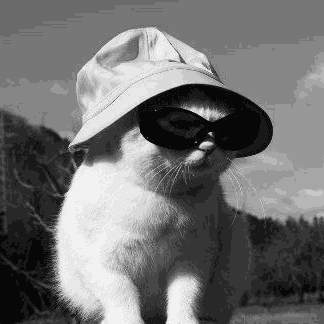
#> input picture cat.png, 324 x 324 px
$ jupyter execute --allow-errors Assignment_2_Ada_+_Miguel.ipynb
#> lines starting #> are read from the running program, lines starting #| are printed output that depends on the picture
#SME0104 - Trabalho 2

## Dupla:
Miguel Prates Ferreira de Lima Cantanhede
Ada Maris Pereira Mário

##Bibliotecas

[cell 1]
import math
import numpy as np
import time
import matplotlib.pyplot as plt
import cv2

## Questão 1

A decomposição SVD de uma matriz $A_{m×n}$ tem a forma

\begin{equation}
A = U ΣV T
\end{equation}

em que $U$ é uma matriz $m × n$ ortogonal, $V$ uma matriz também ortogonal com dimensão $n × n$ e $Σ$ uma matriz diagonal $m × n$ com entradas

\begin{equation}
\sigma_{ij} =
  \begin{cases}
    0, & \text{para}\ i \neq j \\
    \sigma_i \geq 0 & \text{para}\ i = j
  \end{cases}
\end{equation}

Esses valores $\sigma_i$ são chamados de valores singulares de $A$ e geralmente são ordenados tais que $\sigma_{i-1} \geq \sigma_i, i = 2, \ldots, min\{m, n\}$. Já as colunas de $U$ e $V$ são os vetores singulares à esquerda e à direita, respectivamente. Esta decomposição está diretamente ligada a algoritmos para calcular autovalores e autovetores de matrizes. Os valores singulares de $A$ são as raı́zes quadradas dos autovalores de $A^TA$ e as colunas $U$ e $V$ são os autovetores ortonormais de $AA^T$ e $A^TA$ respectivamente.

Ainda, para uma matriz simétrica $B_{n×n}$, a decomposição QR pode ser usada para calcular todos os seus autovalores e autovetores usado sucessivas decomposições até que se obtenha uma matriz diagonal (ou muito próxima de uma diagonal). O processo envolvido é

1. $B_1 = B$ decompõe-se a matriz $B_1 = Q_1 R_1$
2. $B_2 = R_1 Q_1$ decompõe-se a matriz $B_2 = Q_2 R_2$
3. $B_3 = R_2 Q_2$ e então $B_3 = Q_3 R_3$
4. Repete-se essas iterações até $B_k = R_{k−1} Q_{k−1}$

como trata-se de um processo iterativo, é importante escolher um bom critério de parada. Dentre os critérios mais usados, pode-se limitar o número de iterações $k$ por um máximo de iterações $k_max$, verificar se os elementos da matriz fora da diagonal estão tão próximos de zero quanto se queira usando uma tolerância

\begin{equation}
max_{i<j} \{|b_{ij}|\} < \epsilon
\end{equation}

ou verificar se $off(B) < \epsilon$ em que

\begin{equation}
off(B) = \sqrt{\left\| B \right\|_F^2 - \sum_{i=1}^{n} b_{ii}^2}
\end{equation}

Este método é conhecido como método de Francis, ao final do processo iterativo, tem-se

\begin{equation}
B_k = V^TBV
\end{equation}

em que $V = Q_1 Q_2 \ldots Q_{k−1}$, ou seja, $B$ e $B_k$ são matrizes semelhantes e possuem os mesmos autovalores. Além disso, $B_k$, como dito anteriormente, converge para uma matriz diagonal, ou seja, os elementos da diagonal de $B_k$ fornecem uma aproximação para os autovalores de $B$ e as colunas das matriz $V = Q_1 Q_2 \ldots Q_{k−1}$ são aproximações dos respectivos autovetores. O método de Francis pode ser usado para obter a decomposição SVD de uma matriz qualquer $A_{m×n}$ ao ser aplicado nas matrizes simétricas $AA^T$ e $A^TA$, uma vez que

• $AA^T = (U ΣV^T )(U ΣV^T )^T = U Σ(V^T V )ΣU^T = U Σ^2 U^T$ e

• $A^TA = (U ΣV^T )^T (U ΣV^T ) = V Σ(U^T U )ΣV^T = V Σ^2 V^T$.

###a) Escreva um código implementando o método de Francis usando a função *numpy.linalg.qr* para obter as decomposições QR necessárias.

[cell 2]
def off(A):
  frobenius_norm = np.linalg.norm(A, 'fro') ** 2
  diag_sum = np.sum(np.diag(A) ** 2)
  return np.sqrt(frobenius_norm - diag_sum)
def metodo_de_francis(A,tol=1e-5,kmax=10000):
#> called with A = array of shape (3, 3), tol = 1e-06, kmax = 10000
  if kmax is None:
    kmax=10000
  n = A.shape[0]
  V = np.eye(n)
  erro = math.inf
  k=0
  while erro > tol and k<kmax:
    Q,R = np.linalg.qr(A)
    A = R @ Q
    V = V @ Q
    erro = off(A)
    k+=1
  D = np.diag(A)
  return V,D

A = np.array([[4, 1, 2], [1, 3, 1], [2, 1, 3]], dtype=float)
print(f"Matriz:\n {A}")
tol = 1e-6
V, D = metodo_de_francis(A, tol)
print("Autovalores (diagonal de D):", D)
print("Autovetores (colunas de V):\n", V)

print("----------\nProva real: ")
A_reconstruida = V @ np.diag(D) @ np.linalg.inv(V)
print(f"Matriz obtida por VDV-1: \n{A_reconstruida}")

###b) Usando a rotina implementada para o método de Francis, escreva um código que retorne a decomposição SVD de uma matriz qualquer $A_{m×n}$. *Dica: use o método de Francis apenas uma vez em $AA^T$ ou em $A^TA$ e obtenha a matriz faltante a partir da expressão da decomposição SVD de $A$.*

[cell 3]
def SVD_francis(A,tol=1e-5,max_iters=None):
  m,n = A.shape
  k = min(m,n)
  S = np.zeros((m,n))
  U, D = metodo_de_francis(A @ A.T,kmax=max_iters)
  D = np.abs(D)
  S_k = np.diag(np.sqrt(D[:k]))
  V = (A.T @ U[:, :k]) @ np.linalg.inv(S_k) ## V = (A.t @ U) @ (S-1)
  return U,S_k,V
def SVD_cut(U,S,V,k=None,p=None):
  if k is None and p is None:
    k = len(S)
  if k is None and p is not None:
    k = int(len(S) * p/100)
  return U[:,:k] @ S[:k,:k] @ V[:,:k].T

A = np.random.randint(0,10,size=(5,5))
print(f"Matriz:\n {A}\n")
tol = 1e-6


original_options = np.get_printoptions()
np.set_printoptions(precision=2, suppress=True)

U,S,V = SVD_francis(A,tol=tol)
print(f"U:\n{U}")
print(f"S:\n{S}")
print(f"V:\n{V}")
print("\n---- Prova real: \n")
A_refeita = U @ S @ V.T
print(f"refeito por SVD (total): \n{A_refeita}")

for k in [1,2,3]:
  Ak = SVD_cut(U,S,V,k)
  print(f"refeito por SVD (k={k}): \n{Ak}\n")

np.set_printoptions(**original_options)

###c) Podemos armazenar uma imagem em uma matriz $A_{m×n}$. Toda imagem consiste em um conjunto de pixels que são os blocos de construção dessa imagem. Cada pixel representa a cor ou a intensidade da luz em um local especı́fico na imagem. Em uma imagem em escala de cinza em formato PNG, cada pixel tem um valor entre $0$ e $1$, em que $0$ corresponde ao preto e $1$ corresponde ao branco. Assim, uma imagem em escala de cinza com $m × n$ pixels pode ser armazenada em uma matriz $m × n$ com valores entre $0$ e $1$. Use a função *imread()* da biblioteca Matplotlib do Python para carregar a imagem *cat.png* em escala de cinza. Depois, use as decomposições SVD *numpy.linalg.svd* e a implementada no ı́tem 2) para comprimir a imagem, representando-a por $k$ $(k < min\{m, n\})$ valores singulares, isto é, troque a matriz $A$ por $A_k = U [:, : k] ∗ Σ[: k, : k] ∗ V^T [: k, :]$. Plote a imagem original e a imagem $50%$ e $70%$ comprimida e compare os resultados. Para tal, use a função *imshow()*, também da biblioteca Matplotlib.

[cell 4]
tol = 1e-6
img = np.array(cv2.imread('cat.png',cv2.IMREAD_GRAYSCALE))
#> img is the input picture: shape (324, 324); min 7, max 242, mean 113.6
U,S,V = SVD_francis(img,tol=tol,max_iters=min(img.shape))
#> call 2 of SVD_francis, with tol = 1e-06, max_iters = 324
#> call 3 of metodo_de_francis, with tol = 1e-05, kmax = 324
#> the loop in metodo_de_francis (call 3), `while erro > tol and k<kmax:` made 324 passes
#> (diag_sum in off, erro) on passes 1 to 3: (956820642.8, 36314.4), (1.71e+09, 23759.8), (1.72e+09, 23616.5)
#> pass 1, in metodo_de_francis (call 3), `Q,R = np.linalg.qr(A)`:
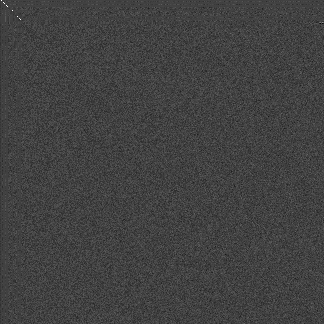
#> Q: shape (324, 324) float64; min -0.346, max 0.992, mean -0.000192; drawn with min black and max white
#> pass 1, in metodo_de_francis (call 3), `Q,R = np.linalg.qr(A)`:
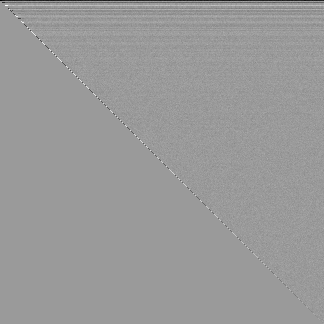
#> R: shape (324, 324) float64; min -2511.6, max 1635.1, mean -7.9; drawn with min black and max white
#> after the loop in metodo_de_francis (call 3), `while erro > tol and k<kmax:`:
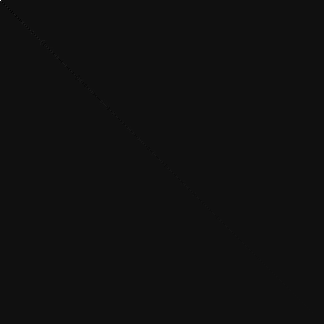
#> A: shape (324, 324) float64; min -2941.9, max 41322.2, mean 0.2; drawn with min black and max white
#> after the loop in metodo_de_francis (call 3), `while erro > tol and k<kmax:`:
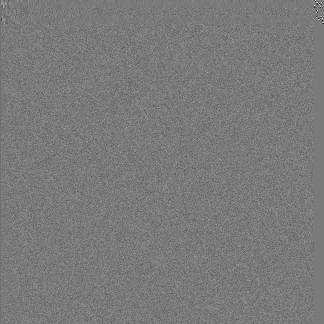
#> V: shape (324, 324) float64; min -0.679, max 0.738, mean -0.00017; drawn with min black and max white
#> after the loop in metodo_de_francis (call 3), `while erro > tol and k<kmax:`: k = 324
#> in metodo_de_francis (call 3), `D = np.diag(A)`: D = 324 values, max 41322.2 at index 0, min -2941.9 at index 2, mean 120.4
#> in SVD_francis (call 2), `D = np.abs(D)`: D = 324 values, max 41322.2 at index 0, min 9.49e-15 at index 323, mean 935
#> in SVD_francis (call 2), `V = (A.T @ U[:, :k]) @ np.linalg.inv(S_k)`:
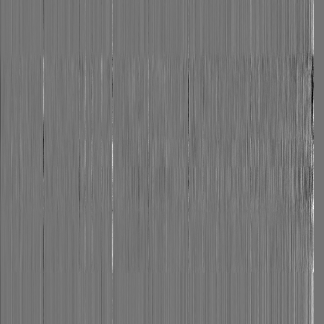
#> V: shape (324, 324) float64; min -58.41, max 68.53, mean 0.1; drawn with min black and max white

[cell 5]
import matplotlib.pyplot as plt

print(img.shape)
#| (324, 324)
porcentagens = np.arange(0,101,10)
fig,axs = plt.subplots(1,len(porcentagens),figsize=(3*len(porcentagens),3))
for ax,porcentagem in list(zip(axs,porcentagens)):
  ax.set_title(f'{porcentagem}%')

  svd_img = SVD_cut(U,S,V,p=porcentagem)
  ax.imshow(svd_img,cmap='gray',vmin=0,vmax=255)
#> this loop made 11 passes
#> k in SVD_cut on passes 1 to 11: 0, 32, 64, 97, 129, 162, 194, 226, 259, 291, 324
#> pass 2, `svd_img = SVD_cut(U,S,V,p=porcentagem)`:
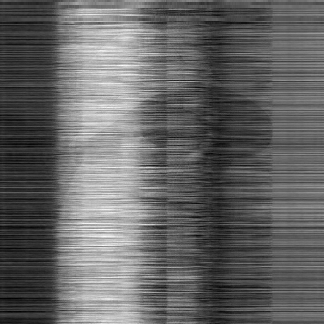
#> svd_img: shape (324, 324) float64; min 18.06, max 259.3, mean 113.6; drawn with min black and max white
#> pass 3, `svd_img = SVD_cut(U,S,V,p=porcentagem)`:
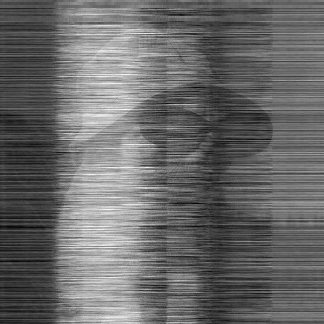
#> svd_img: shape (324, 324) float64; min -4.72, max 281.1, mean 113.6; drawn with min black and max white
plt.show()
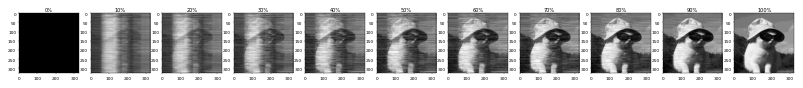
#> figure drawn by matplotlib, 11 panels

## Questão 2

Para a função

\begin{equation}
f (t) = \frac{1}{1 + 25t^2}
\end{equation}

no intervalo $[−1, 1]$ faça:

## Resumo teórico: Interpolação

A interpolação polinomial é uma técnica usada para encontrar um polinômio que passa exatamente por um conjunto de pontos dados. Dois métodos comuns de interpolação polinomial são a forma de Lagrange e a forma de Newton.

Dado um conjunto de pontos $(x_i, y_i)$, onde $i = 0, 1, \ldots, n$, queremos encontrar um polinômio $P(x)$ de grau $n$ tal que:
\begin{equation}
P(x_i) = y_i \quad \text{para } i = 0, 1, \ldots, n
\end{equation}

**Forma de Lagrange**

O polinômio interpolador na forma de Lagrange é dado por:
\begin{equation}
P(x) = \sum_{i=0}^{n} y_i L_i(x)
\end{equation}
em que $L_i(x)$ são os polinômios de base de Lagrange definidos por:
\begin{equation}
L_i(x) = \prod_{\substack{0 \leq j \leq n \\ j \neq i}} \frac{x - x_j}{x_i - x_j}
\end{equation}

**Forma de Newton**

O polinômio interpolador na forma de Newton usa uma representação incremental baseada em diferenças divididas. Ele é dado por:
\begin{equation}
P(x) = a_0 + a_1(x - x_0) + a_2(x - x_0)(x - x_1) + \cdots + a_n(x - x_0)(x - x_1) \cdots (x - x_{n-1})
\end{equation}
onde os coeficientes $a_i$ são determinados pelas diferenças divididas:
\begin{equation}
a_0 = y_0
\end{equation}
\begin{equation}
a_1 = \frac{y_1 - y_0}{x_1 - x_0}
\end{equation}
\begin{equation}
a_2 = \frac{\frac{y_2 - y_1}{x_2 - x_1} - \frac{y_1 - y_0}{x_1 - x_0}}{x_2 - x_0}
\end{equation}
\begin{equation}
a_i = \frac{f[x_i, x_{i-1}, \ldots, x_0] - f[x_{i-1}, x_{i-2}, \ldots, x_0]}{x_i - x_0}
\end{equation}
com $f[x_i, x_{i-1}, \ldots, x_0]$ representando a diferença dividida de ordem $i$.

A interpolação polinomial fornece uma maneira de estimar valores intermediários entre pontos de dados conhecidos. Os métodos de Lagrange e de Newton são duas abordagens diferentes para encontrar o polinômio interpolador. Enquanto a forma de Lagrange usa polinômios de base, a forma de Newton utiliza uma representação incremental baseada em diferenças divididas, oferecendo vantagens em termos de computação incremental e estabilidade numérica.

###a) Implemente as interpolações de Lagrange e de Newton.

[cell 6]
def lagrange_interp(xi,yi,x):
  n = np.size(xi)
  m = np.size(x)
  L = np.ones((n,m))
  for i in np.arange(n):
    for j in np.arange(n):
      if i!=j:
        L[i,:] = (L[i,:]*(x-xi[j])) / (xi[i]-xi[j])
  y = yi.dot(L)
  return y

[cell 7]
def newton_interp(xi,yi,x):
  n = np.size(xi);ni = np.size(x); N=np.ones((n,ni))
  D = np.zeros((n,n)); D[:,0] = yi;
  for j in np.arange(n-1):
    for i in np.arange(n-j-1):
      D[i,j+1] = (D[i+1,j] - D[i,j]) / (xi[i+j+1] - xi[i])
  for i in np.arange(1,n):
    N[i,:] = N[i-1,:] * (x-xi[i-1])
  y = D[0,:].dot(N)
  return y

[cell 8]
# Exemplo de uso
xi = np.array([0, 1, 2, 3])
yi = np.array([1, 2, 0, 4])
x = np.linspace(0, 3, 100)  # Avaliar nos pontos entre 0 e 3

y = lagrange_interp(xi, yi, x)

plt.plot(xi, yi, 'o', label='Pontos Dados')
plt.plot(x, y, '-', label='Polinômio de Lagrange')
plt.legend()
plt.xlabel('x')
plt.ylabel('y')
plt.title('Interpolação de Lagrange')
plt.show()
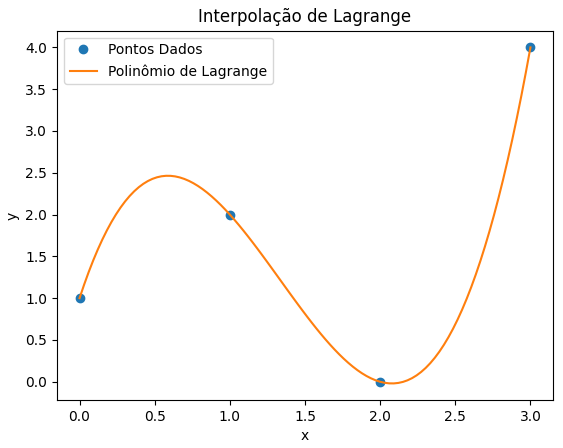
#> figure drawn by matplotlib, 1 panel; curve peaks at x = 3, y = 4

###b) Usando 11 pontos igualmente espaçados dentro do intervalo dado, calcule as interpolações de Lagrange e Newton com o código implementado no item anterior. Mostre os resultados em dois gráficos separados. Que resultado teórico justifica o fato das duas soluções serem iguais?

[cell 9]
f = lambda t: 1/(1+25*t**2)
intervalo = [-1,1]
n_pontos = 11

pontos_x = np.linspace(intervalo[0],intervalo[1],n_pontos)
pontos_y = np.array([f(x) for x in pontos_x])

xs = np.linspace(intervalo[0],intervalo[1],100)

y_lagrange = lagrange_interp(pontos_x, pontos_y, xs)
y_newton = newton_interp(pontos_x, pontos_y, xs)
y_real = [f(x) for x in xs]

fig,axs = plt.subplots(1,2,figsize=(6*2,4))

ax = axs[0]
ax.plot(pontos_x, pontos_y, 'o', label='Pontos Dados')
ax.plot(xs, y_lagrange, '-', label='Lagrange')
ax.plot(xs,y_real,'-', label='Real')
ax.set_title("Lagrange")
ax.set_xlabel('x')
ax.set_ylabel('y')
ax.legend()

ax = axs[1]
ax.plot(pontos_x, pontos_y, 'o', label='Pontos Dados')
ax.plot(xs, y_newton, '-', label='Newton')
ax.plot(xs,y_real,'-', label='Real')
ax.set_title("Newton")
ax.set_xlabel('x')
ax.set_ylabel('y')
ax.legend()

# plt.title(f'interpolações com {n_pontos}')
plt.show()
#> figure, not shown here; panel 1: curve peaks at x = 0, y = 1; panel 1: curve peaks at x = -0.939, y = 1.96; panel 1: curve peaks at x = -0.0101, y = 0.997; panel 2: curve peaks at x = 0, y = 1

[cell 10]
# Bom, o resumo teórico se encontra acima e, o embasamento é que os dois métodos no fim chegam
# literalmente no mesmo polinômio, embora o método pra se chegar neles seja diferente

###c) Repita o processo com 21 pontos. O que acontece? Exiba o gráfico das soluções comparando com a exata.

[cell 11]
f = lambda t: 1/(1+25*t**2)
intervalo = [-1,1]
n_pontos = 21

pontos_x = np.linspace(intervalo[0],intervalo[1],n_pontos)
pontos_y = np.array([f(x) for x in pontos_x])

xs = np.linspace(intervalo[0],intervalo[1],100)

y_lagrange = lagrange_interp(pontos_x, pontos_y, xs)
y_newton = newton_interp(pontos_x, pontos_y, xs)
y_real = [f(x) for x in xs]


fig,axs = plt.subplots(1,2,figsize=(6*2,4))

ax = axs[0]
ax.plot(pontos_x, pontos_y, 'o', label='Pontos Dados')
ax.plot(xs, y_lagrange, '-', label='Lagrange')
ax.plot(xs,y_real,'-', label='Real')
ax.legend()
ax.set_title("Lagrange")
ax.set_xlabel('x')
ax.set_ylabel('y')

ax = axs[1]
ax.plot(pontos_x, pontos_y, 'o', label='Pontos Dados')
ax.plot(xs, y_newton, '-', label='Newton')
ax.plot(xs,y_real,'-', label='Real')
ax.legend()
ax.set_title("Newton")
ax.set_xlabel('x')
ax.set_ylabel('y')


# plt.title(f'interpolações com {n_pontos}')
plt.show()
#> figure, not shown here; panel 1: curve peaks at x = 0, y = 1; panel 1: curve peaks at x = -0.879, y = 4.03; panel 1: curve peaks at x = -0.0101, y = 0.997; panel 2: curve peaks at x = 0, y = 1

[cell 12]
# parece que está acontecendo um overfitting na função, justamente o que é previsto pelo fenômeno de Runge.
# Explicando bem por cima:
# quando se coloca poucos pontos, o polinômio interpolador vai ter um grau baixo. Com um número maior de pontos,
# vai aumentar o grau do polinômio também. Isso acontece pq não é garantia que a interpolação
# consegue minimizar o erro nesse intervalo e, nesse caso, conforme n->inf, o erro de -1 a 1 tende a inf também

###d) Usando a função **scipy.interpolate.interp1d** calcule a interpolação usando spline linear e cúbica, considerando 21 pontos igualmente espaçados. Exiba os gráficos e comente as diferenças das soluções deste item para os anteriores.

[cell 13]
import scipy
f = lambda t: 1/(1+25*t**2)
intervalo = [-1,1]
n_pontos = 21

pontos_x = np.linspace(intervalo[0],intervalo[1],n_pontos)
pontos_y = np.array([f(x) for x in pontos_x])

f_linear = scipy.interpolate.interp1d(pontos_x,pontos_y,kind='linear')
f_cubic  = scipy.interpolate.interp1d(pontos_x,pontos_y,kind='cubic')

xs = np.linspace(intervalo[0],intervalo[1],100)
ys_linear = [f_linear(x) for x in xs]
ys_cubic = [f_cubic(x) for x in xs]
ys_real = [f(x) for x in xs]


fig,axs = plt.subplots(1,2,figsize=(6*2,4))

ax = axs[0]

ax.plot(pontos_x,pontos_y,'o',label='Pontos Dados')
ax.plot(xs,ys_linear,label='linear')
ax.plot(xs,ys_real,label='real')
ax.set_title("linear")
ax.legend()

ax = axs[1]
ax.plot(pontos_x,pontos_y,'o',label='Pontos Dados')
ax.plot(xs,ys_cubic,label='cubic')
ax.plot(xs,ys_real,label='real')
ax.set_title("cubib")
ax.legend()

# plt.title("Métodos do Scipy")
plt.show()
#> figure, not shown here; panel 1: curve peaks at x = 0, y = 1; panel 1: curve peaks at x = -0.0101, y = 0.98; panel 1: curve peaks at x = -0.0101, y = 0.997; panel 2: curve peaks at x = 0, y = 1

[cell 14]
# Ok, aqui parece que o overfitting não acontece mais em comparação com os outros experimentos, embora que
# a função linear ainda não seja a ideal pelo fato da função que estamos lidando não possuir esse comportamento

###e) Repita os itens b) e c) com nós de Chebyshev. Comente os resultados obtidos. Por que este resultado é melhor do que os resultados obtidos nos ı́tens b) e c)?

[cell 15]
import math
def nos_chebyshev(a,b,n):
#> called with a = -1, b = 1, n = 11
  xs = []
  c = (a+b)/2
  d = (b-a)/2
  for i in range(n):
    xi = c + d * math.cos((2*i+1)*math.pi / (2*(n+1)))
    xs.append(xi)
  return xs

[cell 16]
## e)
f = lambda t: 1/(1+25*t**2)
intervalo = [-1,1]
n_pontos = 11

pontos_x = nos_chebyshev(intervalo[0],intervalo[1],n_pontos)
pontos_y = np.array([f(x) for x in pontos_x])

xs = np.linspace(intervalo[0],intervalo[1],100)

y_lagrange = lagrange_interp(pontos_x, pontos_y, xs)
y_newton = newton_interp(pontos_x, pontos_y, xs)
y_real = [f(x) for x in xs]


fig,axs = plt.subplots(1,2,figsize=(6*2,4))
ax = axs[0]
ax.plot(pontos_x, pontos_y, 'o', label='Pontos Dados')
ax.plot(xs, y_lagrange, '-', label='Lagrange')
ax.plot(xs,y_real,'-', label='Real')
ax.set_title(f"Lagrange (chebyshev) - {n_pontos} pontos")
ax.set_xlabel('x')
ax.set_ylabel('y')
ax.legend()

ax = axs[1]
ax.plot(pontos_x, pontos_y, 'o', label='Pontos Dados')
ax.plot(xs, y_newton, '-', label='Newton')
ax.plot(xs,y_real,'-', label='Real')
ax.set_title(f"Newton (chebyshev) - {n_pontos} pontos")
ax.set_xlabel('x')
ax.set_ylabel('y')
ax.legend()
plt.show()
#> figure, not shown here; panel 1: curve peaks at x = -0.0101, y = 0.817; panel 1: curve peaks at x = -0.0101, y = 0.997; panel 2: curve peaks at x = -0.0101, y = 0.817; panel 2: curve peaks at x = -0.0101, y = 0.997

## ---------------- 21 pontos --------------------
n_pontos = 21

pontos_x = nos_chebyshev(intervalo[0],intervalo[1],n_pontos)
pontos_y = np.array([f(x) for x in pontos_x])

y_lagrange = lagrange_interp(pontos_x, pontos_y, xs)
y_newton = newton_interp(pontos_x, pontos_y, xs)
y_real = [f(x) for x in xs]

fig,axs = plt.subplots(1,2,figsize=(6*2,4))
ax = axs[0]
ax.plot(pontos_x, pontos_y, 'o', label='Pontos Dados')
ax.plot(xs, y_lagrange, '-', label='Lagrange')
ax.plot(xs,y_real,'-', label='Real')
ax.set_title(f"Lagrange (chebyshev) - {n_pontos} pontos")
ax.set_xlabel('x')
ax.set_ylabel('y')
ax.legend()

ax = axs[1]
ax.plot(pontos_x, pontos_y, 'o', label='Pontos Dados')
ax.plot(xs, y_newton, '-', label='Newton')
ax.plot(xs,y_real,'-', label='Real')
ax.set_title(f"Newton (chebyshev) - {n_pontos} pontos")
ax.set_xlabel('x')
ax.set_ylabel('y')
ax.legend()
plt.show()
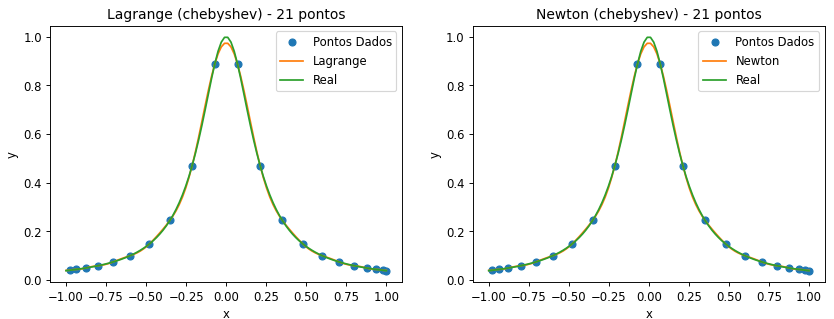
#> figure drawn by matplotlib, 2 panels; panel 1: curve peaks at x = -0.0101, y = 0.973; panel 1: curve peaks at x = -0.0101, y = 0.997; panel 2: curve peaks at x = -0.0101, y = 0.973; panel 2: curve peaks at x = -0.0101, y = 0.997
